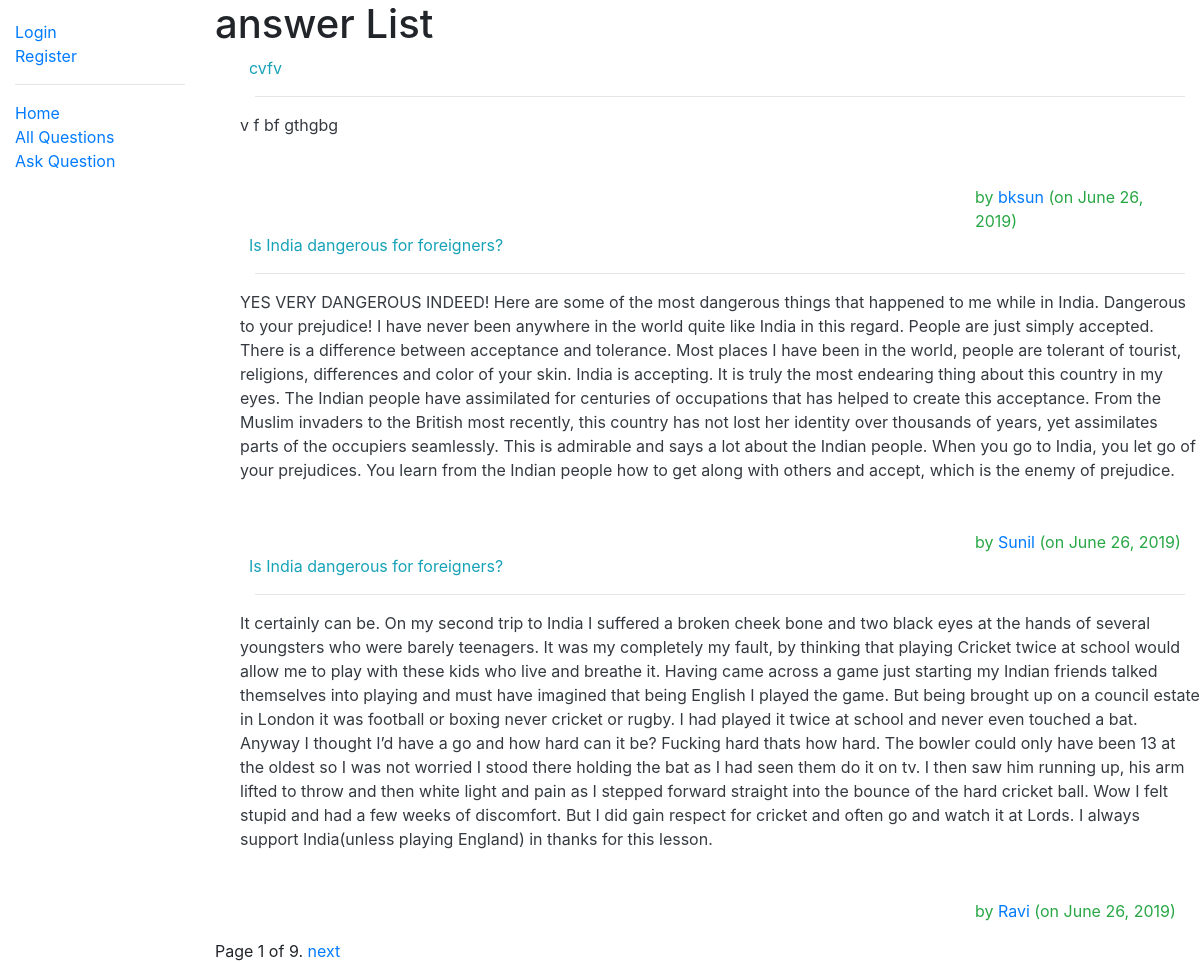
/myquora/answers/, run on the app's committed database.
### myquora/models.py (models this page shows, shortened)
class Answer(models.Model):
    author = models.ForeignKey(Author, on_delete=models.SET_NULL, null=True)
    question = models.ForeignKey('Question', on_delete=models.SET_NULL, null=True)
    answer_text = models.TextField(max_length=2000, help_text='Write your answer here...')
    date_created = models.DateField(null=True, default=datetime.now())
    date_updated = models.DateField(null=True, default=datetime.now())
    upvote = models.IntegerField(default=0)
    downvote = models.IntegerField(default=0)
    views = models.IntegerField(default=0)

class Question(models.Model):
    author = models.ForeignKey(Author, on_delete=models.SET_NULL, null=True)
    question_text = models.TextField(max_length=1000, help_text='Enter your question in brief∂')
    date_created = models.DateField(null=True, default=datetime.now())
    date_updated = models.DateField(null=True, default=datetime.now())

class Author(models.Model):
    user = models.ForeignKey(User, on_delete=models.CASCADE)
    email = models.EmailField(max_length=70,blank=True)
    date_created = models.DateField(null=True, default=datetime.now())
    credits =  models.IntegerField(default=0)
    def get_absolute_url(self):
        return reverse('author-detail', args=[str(self.id)])
    def __str__(self):
        return f'{self.user.username}'

### myquora/views.py (the view)
# urls.py: path('answers/', views.AnswerListView.as_view(), name='answers'),
class AnswerListView(generic.ListView):
    model = Answer
    paginate_by = 3

### myquora/templates/myquora/answer_list.html
{% extends "base_generic.html" %}
{% block content %}
  <h1>answer List</h1>
  {% if answer_list %}
  <ul>
    {% for answer in answer_list %}
      <div class="row text-info">
          &nbsp; {{ answer.question.question_text }}
      </div>
          <hr></hr>
        <div class="row text-dark">
          {{ answer.answer_text }}</a>
        </div>
        <br>
        <br>
        <div class="row text-success">
            <div class="col"></div>
            <div class="col-6"></div>
            <div class="col">
                by <a href="{{ answer.author.get_absolute_url }}">{{answer.author}} </a>
                (on {{answer.date_updated}})
            </div>
        </div>
    {% endfor %}
  </ul>
  {% else %}
    <p>There are no answers in the library.</p>
  {% endif %}
{% endblock %}

### data on the page
Answer: question.question_text "cvfv", answer_text "v f bf gthgbg", author "bksun", date_updated "June 26, 2019"
Answer: question.question_text "Is India dangerous for foreigners?", answer_text "YES VERY DANGEROUS INDEED! Here are some of the most dangerous things that happened to me while in India. Dangerous to your prejudice! I have never been anywhere in the world quite like India in this regard. People are just simply accepted. There is a difference between acceptance and tolerance. Most places I have been in the world, people are tolerant of tourist, religions, differences and color of your skin. India is accepting. It is truly the most endearing thing about this country in my eyes. The Indian people have assimilated for centuries of occupations that has helped to create this acceptance. From the Muslim invaders to the British most recently, this country has not lost her…", author "Sunil", date_updated "June 26, 2019"
Answer: question.question_text "Is India dangerous for foreigners?", answer_text "It certainly can be. On my second trip to India I suffered a broken cheek bone and two black eyes at the hands of several youngsters who were barely teenagers. It was my completely my fault, by thinking that playing Cricket twice at school would allow me to play with these kids who live and breathe it. Having came across a game just starting my Indian friends talked themselves into playing and must have imagined that being English I played the game. But being brought up on a council estate in London it was football or boxing never cricket or rugby. I had played it twice at school and never even touched a bat. Anyway I thought I’d have a go and how hard can it be? Fucking hard thats how…", author "Ravi", date_updated "June 26, 2019"

### other printed values
{{ page_obj.number }} "1"
{{ page_obj.paginator.num_pages }} "9"
